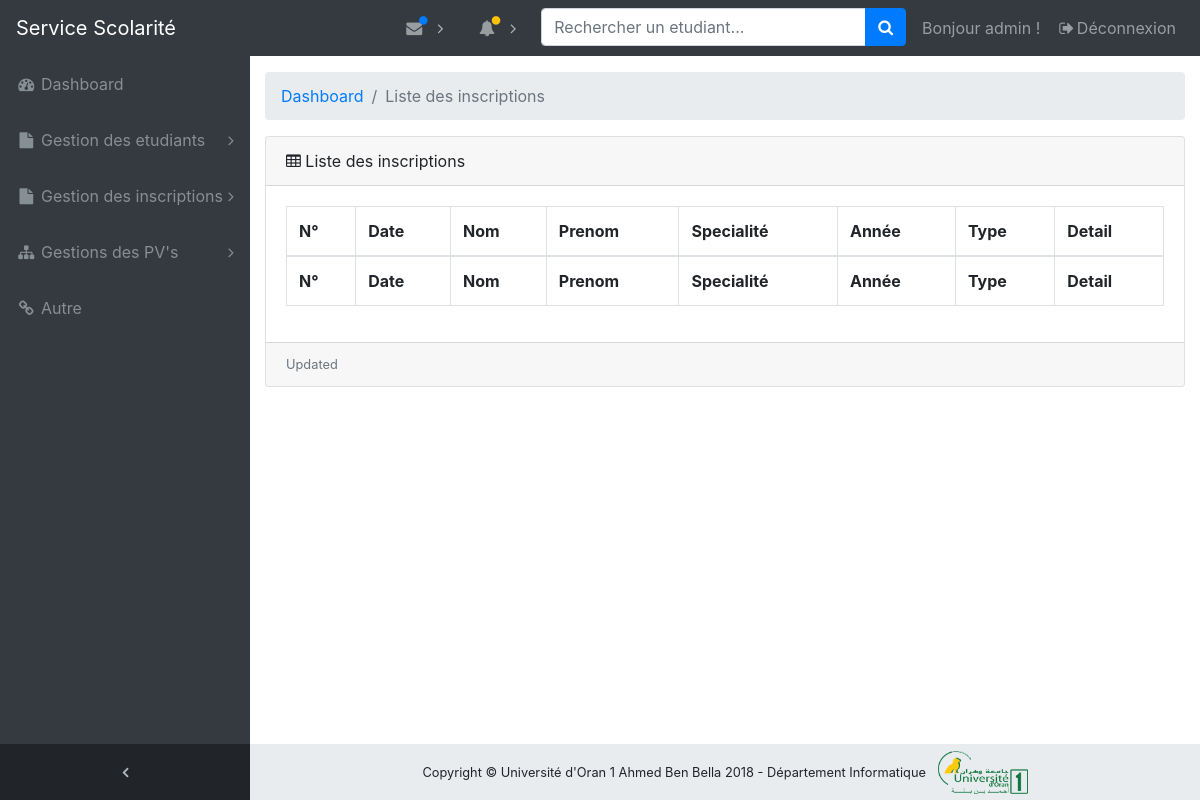
The app's page /dashboard/inscriptions/liste_inscriptions/ (signed in), older data.
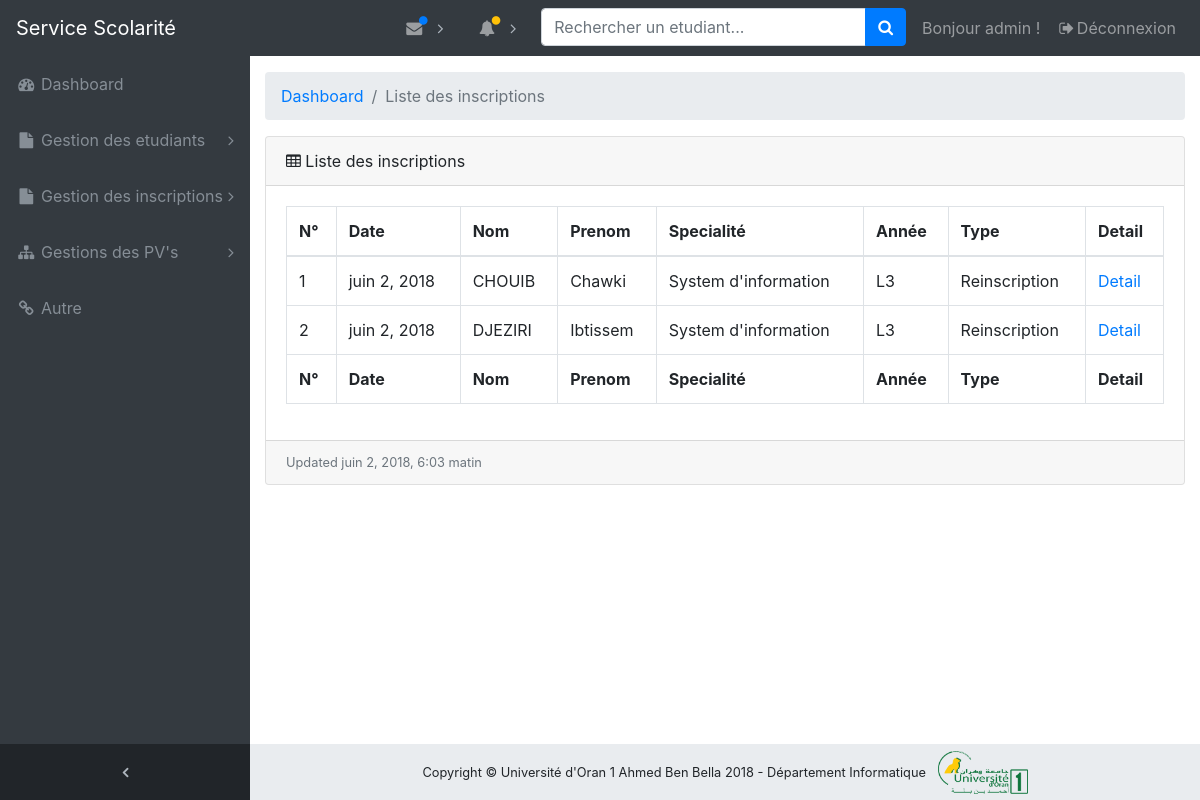
The same page, newer data.
### inscriptions/models.py (models this page shows, shortened)
class Inscription(models.Model):
    etudiant = models.ForeignKey(Etudiant, related_name='inscriptions')
    annee_universitaire = models.ForeignKey('etablissements.Annee_universitaire',
                                            related_name='inscriptions')
    parcours = models.ForeignKey('modules.Parcours', related_name='inscriptions')
    groupe = models.ForeignKey(Groupe, related_name='inscriptions', null=True)
    date_creation = models.DateTimeField(auto_now_add=True)
    categorie = models.CharField(choices=(('Inscription', 'Inscription'), ('Reinscription', 'Reinscription')),
                                 max_length=256, blank=True, null=True)
    class Meta:
        db_table = "inscription"
        verbose_name = "Inscription"
        verbose_name_plural = "Inscriptions"

class Etudiant(models.Model):
    user = models.OneToOneField('auth.User', related_name='etudiant')
    nom = models.CharField(max_length=256)
    prenom = models.CharField(max_length=256)
    sexe = models.CharField(
        choices=(('Homme', 'Homme'), ('Femme', 'Femme')), max_length=256)
    adresse = models.CharField(max_length=256, blank=True, null=True)
    date_naissance = models.DateField(blank=True, null=True)
    lieu_naissance = models.CharField(max_length=256, blank=True, null=True)
    nationalite = CountryField(blank=True, null=True)
    telephone = models.CharField(max_length=256, blank=True, null=True)
    date_creation = models.DateTimeField(auto_now_add=True)
    class Meta:
        db_table = "etudiant"
        verbose_name = "Etudiant"
        verbose_name_plural = "Etudiants"

### modules/models.py (models this page shows, shortened)
class Parcours(models.Model):
    nom = models.CharField(max_length=256)
    specialite = models.ForeignKey(Specialite, related_name='parcours')
    responsable = models.OneToOneField('enseignants.Enseignant', related_name='responsable_parcours')
    date_creation = models.DateTimeField(auto_now_add=True)
    class Meta:
        db_table = "parcours"
        verbose_name = "Parcours"
        verbose_name_plural = "Parcours"

class Specialite(models.Model):
    nom = models.CharField(max_length=256)
    departement = models.ForeignKey('etablissements.Departement', related_name='specialites')
    cycle = models.ForeignKey(Cycle, related_name='specialites')
    responsable = models.OneToOneField('enseignants.Enseignant', related_name='responsable_specialite')
    date_creation = models.DateTimeField(auto_now_add=True)
    class Meta:
        db_table = "specialite"
        verbose_name = "Specialite"
        verbose_name_plural = "Specialites"

### inscriptions/views.py (the view)
def dashboard_liste_inscriptions(request):
    if request.user.is_authenticated and request.user.groups.filter(name='Administrateur').exists():
        annee_univ = Annee_universitaire.objects.get(nom__contains=timezone.now().year)
        inscriptions = Inscription.objects.filter(annee_universitaire=annee_univ)
        return render(request, 'inscriptions/liste_inscriptions.html',
                      {'inscriptions': inscriptions})
    else:
        return redirect('login_account')

### inscriptions/templates/inscriptions/liste_inscriptions.html
{% extends 'dashboard/base.html' %}
{% load staticfiles %}
{% block content %}
    <ol class="breadcrumb">
        <li class="breadcrumb-item">
            <a href="{% url 'dashboard_home_page' %}">Dashboard</a>
        </li>
        <li class="breadcrumb-item active">Liste des inscriptions</li>
    </ol>
    <div class="card mb-3">
        <div class="card-header">
            <i class="fa fa-table"></i> Liste des inscriptions
        </div>
        <div class="card-body">
            <div class="table-responsive">
                <table class="table table-bordered" id="dataTable" width="100%" cellspacing="0">
                    <thead>
                    <tr>
                        <th>N°</th>
                        <th>Date</th>
                        <th>Nom</th>
                        <th>Prenom</th>
                        <th>Specialité</th>
                        <th>Année</th>
                        <th>Type</th>
                        <th>Detail</th>
                    </tr>
                    </thead>
                    <tfoot>
                    <tr>
                        <th>N°</th>
                        <th>Date</th>
                        <th>Nom</th>
                        <th>Prenom</th>
                        <th>Specialité</th>
                        <th>Année</th>
                        <th>Type</th>
                        <th>Detail</th>
                    </tr>
                    </tfoot>
                    <tbody>
                    {% for inscription in inscriptions %}
                        <tr>
                            <td>{{ inscription.id }}</td>
                            <td>{{ inscription.date_creation.date }}</td>
                            <td>{{ inscription.etudiant.nom.upper }}</td>
                            <td>{{ inscription.etudiant.prenom.capitalize }}</td>
                            <td> {{ inscription.parcours.specialite.nom }}</td>
                            <td> {{ inscription.parcours.nom }}</td>
                            <td>{{ inscription.categorie }}</td>
                            <td><a href="{% url 'dashboard_detail_inscription' pk=inscription.id %}">Detail </a></td>
                        </tr>
                    {% endfor %}
                    </tbody>
                </table>
            </div>
        </div>
        <div class="card-footer small text-muted">Updated {{ inscriptions.last.date_creation }}</div>
    </div>
    </div>
{% endblock %}

### dashboard/templates/dashboard/base.html (shortened to what this page needs)
{% load staticfiles %}
<!DOCTYPE html>
<html lang="en">
<head>
    <link href="{% static 'vendor/bootstrap/css/bootstrap.min.css' %}" rel="stylesheet">
    <link href="{% static 'vendor/font-awesome/css/font-awesome.min.css' %} " rel="stylesheet"
          type="text/css">
    <link href="{% static 'vendor/datatables/dataTables.bootstrap4.css' %}"
          rel="stylesheet">
    <link href="{% static 'dashboard/css/sb-admin.css' %}" rel="stylesheet">
</head>
<body class="fixed-nav sticky-footer bg-dark" id="page-top">
{% block navbar %}
    {% if user.groups.get.name == 'Administrateur' %}
        {% include 'dashboard/navbar/_navbar_admin.html' %}
    {% elif user.groups.get.name == 'Enseignant' %}
        {% include 'dashboard/navbar/_navbar_enseignant.html' %}
    {% else %}
        {% include 'dashboard/navbar/_navbar_etudiant.html' %}
    {% endif %}
{% endblock %}
<div class="content-wrapper">
    <div class="container-fluid">
        {% block content %}
        {% endblock %}
    </div>
{% block footer %}
    {% include 'dashboard/-footer.html' %}
{% endblock %}
</body>
</html>

### dashboard/templates/dashboard/navbar/_navbar_admin.html (shortened to what this page needs)
{% load staticfiles %}
{% block navbar %}
    <nav class="navbar navbar-expand-lg navbar-dark bg-dark fixed-top" id="mainNav">
        <a class="navbar-brand" href="{% url 'home_page' %}">Service Scolarité</a>
        <div class="collapse navbar-collapse" id="navbarResponsive">
            <ul class="navbar-nav navbar-sidenav" id="exampleAccordion">
                <li class="nav-item" data-toggle="tooltip" data-placement="right" title="Dashboard">
                    <a class="nav-link" href="{% url 'dashboard_home_page' %}">
                        <i class="fa fa-fw fa-dashboard"></i>
                        <span class="nav-link-text">Dashboard</span>
                    </a>
                </li>
                <li class="nav-item" data-toggle="tooltip" data-placement="right" title="Gestion des etudiants">
                    <a class="nav-link nav-link-collapse collapsed" data-toggle="collapse"
                       href="#collapseGestionEtudiants"
                       data-parent="#exampleAccordion">
                        <i class="fa fa-fw fa-file"></i>
                        <span class="nav-link-text">Gestion des etudiants</span>
                    </a>
                </li>
                <li class="nav-item" data-toggle="tooltip" data-placement="right" title="Example Pages">
                    <a class="nav-link nav-link-collapse collapsed" data-toggle="collapse" href="#collapseExamplePages"
                       data-parent="#exampleAccordion">
                        <i class="fa fa-fw fa-file"></i>
                        <span class="nav-link-text">Gestion des inscriptions</span>
                    </a>
                </li>
                <li class="nav-item" data-toggle="tooltip" data-placement="right" title="Menu Levels">
                    <a class="nav-link nav-link-collapse collapsed" data-toggle="collapse" href="#collapseMulti"
                       data-parent="#exampleAccordion">
                        <i class="fa fa-fw fa-sitemap"></i>
                        <span class="nav-link-text">Gestions des PV's</span>
                    </a>
                </li>
                <li class="nav-item" data-toggle="tooltip" data-placement="right" title="Link">
                    <a class="nav-link" href="#">
                        <i class="fa fa-fw fa-link"></i>
                        <span class="nav-link-text">Autre</span>
                    </a>
                </li>
            </ul>
            <ul class="navbar-nav sidenav-toggler">
                <li class="nav-item">
                    <a class="nav-link text-center" id="sidenavToggler">
                        <i class="fa fa-fw fa-angle-left"></i>
                    </a>
                </li>
            </ul>
            <ul class="navbar-nav ml-auto">
                <li class="nav-item dropdown">
                    <a class="nav-link dropdown-toggle mr-lg-2" id="messagesDropdown" href="#" data-toggle="dropdown"
                       aria-haspopup="true" aria-expanded="false">
                        <i class="fa fa-fw fa-envelope"></i>
                        <span class="indicator text-primary d-none d-lg-block">
                        <i class="fa fa-fw fa-circle"></i>
                    </span>
                    </a>
                </li>
                <li class="nav-item dropdown">
                    <a class="nav-link dropdown-toggle mr-lg-2" id="alertsDropdown" href="#" data-toggle="dropdown"
                       aria-haspopup="true" aria-expanded="false">
                        <i class="fa fa-fw fa-bell"></i>
                        <span class="indicator text-warning d-none d-lg-block">
                        <i class="fa fa-fw fa-circle"></i>
                    </span>
                    </a>
                </li>
                <li class="nav-item">
                    <form method="post" class="form-inline my-2 my-lg-0 mr-lg-2"> {% csrf_token %}
                        <div class="input-group">
                            <input class="form-control" type="text" placeholder="Rechercher un etudiant..." size="25">
                            <span class="input-group-append">
                            <button class="btn btn-primary" type="submit">
                                <i class="fa fa-search"></i>
                            </button>
                        </span>
                        </div>
                    </form>
                </li>
                <li class="nav-item">
                    <a class="nav-link">
                        Bonjour {{ user.username }} !</a>
                </li>
                <li class="nav-item">
                    <a class="nav-link" data-toggle="modal" data-target="#exampleModal">
                        <i class="fa fa-fw fa-sign-out"></i>Déconnexion</a>
                </li>
            </ul>
        </div>
    </nav>
{% endblock %}

### dashboard/templates/dashboard/_logout.html (shortened to what this page needs)
{% load staticfiles %}

### dashboard/templates/dashboard/-footer.html
{% load staticfiles %}
{% block footer %}
    <footer class="sticky-footer">
        <div class="container">
            <div class="row">
                <div class="col text-center">
                    <small>Copyright © Université d'Oran 1 Ahmed Ben Bella {% now 'Y' %} - Département Informatique
                    </small>
                    <img class="ml-2" width="90px" src="{% static 'img/logo_univ2.png' %}">
                </div>
            </div>
        </div>
    </footer>
{% endblock %}

### static/dashboard/css/sb-admin.css (style rules this page uses)
html { position: relative; min-height: 100%; }
body { overflow-x: hidden; }
body.sticky-footer { margin-bottom: 56px; }
body.sticky-footer .content-wrapper { min-height: calc(100vh - 56px - 56px); }
body.fixed-nav { padding-top: 56px; }
.content-wrapper { min-height: calc(100vh - 56px); padding-top: 1rem; }
#mainNav .navbar-collapse { overflow: auto; max-height: 75vh; }
#mainNav .navbar-collapse .navbar-nav .nav-item .nav-link { cursor: pointer; }
#mainNav .navbar-collapse .navbar-sidenav .nav-link-collapse:after { float: right; content: '\f107'; font-family: 'FontAwesome'; }
#mainNav .navbar-collapse .navbar-sidenav .nav-link-collapse.collapsed:after { content: '\f105'; }
#mainNav .navbar-collapse .sidenav-toggler { display: none; }
#mainNav .navbar-collapse .navbar-nav > .nav-item.dropdown > .nav-link { position: relative; min-width: 45px; }
#mainNav .navbar-collapse .navbar-nav > .nav-item.dropdown > .nav-link:after { float: right; width: auto; content: '\f105'; border: none; font-family: 'FontAwesome'; }
#mainNav .navbar-collapse .navbar-nav > .nav-item.dropdown > .nav-link .indicator { position: absolute; top: 5px; left: 21px; font-size: 10px; }
@media (min-width: 992px) { #mainNav .navbar-brand { width: 250px; } }
@media (min-width: 992px) { #mainNav .navbar-collapse { overflow: visible; max-height: none; } }
@media (min-width: 992px) { #mainNav .navbar-collapse .navbar-sidenav { position: absolute; top: 0; left: 0; -webkit-flex-direction: column; -ms-flex-direction: column; flex-direction: column; margin-top: 56px; } }
@media (min-width: 992px) { #mainNav .navbar-collapse .navbar-sidenav > .nav-item { width: 250px; padding: 0; } }
@media (min-width: 992px) { #mainNav .navbar-collapse .navbar-sidenav > .nav-item > .nav-link { padding: 1em; } }
@media (min-width: 992px) { #mainNav .navbar-collapse .navbar-nav > .nav-item.dropdown > .nav-link { min-width: 0; } }
@media (min-width: 992px) { #mainNav .navbar-collapse .navbar-nav > .nav-item.dropdown > .nav-link:after { width: 24px; text-align: center; } }
#mainNav.fixed-top .sidenav-toggler { display: none; }
@media (min-width: 992px) { #mainNav.fixed-top .navbar-sidenav { height: calc(100vh - 112px); } }
@media (min-width: 992px) { #mainNav.fixed-top .sidenav-toggler { position: absolute; top: 0; left: 0; display: flex; -webkit-flex-direction: column; -ms-flex-direction: column; flex-direction: column; margin-top: calc(100vh - 56px); } }
@media (min-width: 992px) { #mainNav.fixed-top .sidenav-toggler > .nav-item { width: 250px; padding: 0; } }
@media (min-width: 992px) { #mainNav.fixed-top .sidenav-toggler > .nav-item > .nav-link { padding: 1em; } }
#mainNav.fixed-top.navbar-dark .sidenav-toggler { background-color: #212529; }
#mainNav.fixed-top.navbar-dark .sidenav-toggler a i { color: #adb5bd; }
.content-wrapper { overflow-x: hidden; background: white; }
@media (min-width: 992px) { .content-wrapper { margin-left: 250px; } }
#sidenavToggler i { font-weight: 800; }
#mainNav.navbar-dark .navbar-collapse .navbar-sidenav .nav-link-collapse:after { color: #868e96; }
#mainNav.navbar-dark .navbar-collapse .navbar-sidenav > .nav-item > .nav-link { color: #868e96; }
#mainNav.navbar-dark .navbar-collapse .navbar-nav > .nav-item.dropdown > .nav-link:after { color: #adb5bd; }
@media (min-width: 992px) { #mainNav.navbar-dark .navbar-collapse .navbar-sidenav { background: #343a40; } }
footer.sticky-footer { position: absolute; right: 0; bottom: 0; width: 100%; height: 56px; background-color: #e9ecef; line-height: 55px; }
@media (min-width: 992px) { footer.sticky-footer { width: calc(100% - 250px); } }

Row changes from the older to the newer data that the page shows:
added Inscription: id "1", date_creation "juin 2, 2018", etudiant.nom "CHOUIB", etudiant.prenom "Chawki", parcours.specialite.nom "System d'information", parcours.nom "L3", categorie "Reinscription"
added Inscription: id "2", date_creation "juin 2, 2018", etudiant.nom "DJEZIRI", etudiant.prenom "Ibtissem", parcours.specialite.nom "System d'information", parcours.nom "L3", categorie "Reinscription", last.date_creation "juin 2, 2018, 6:03 matin"
